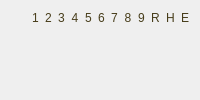
           <widget class="QFrame" name="verticalFrame_2">
            <property name="styleSheet">
             <string notr="true">font: 20pt &quot;Team-Captain&quot;;
border-color: rgb(0, 0, 0);
</string>
            </property>
            <layout class="QVBoxLayout" name="verticalLayout_2" stretch="1,2,2">
             <item>
              <layout class="QHBoxLayout" name="horizontalLayout_4" stretch="2,1,1,1,1,1,1,1,1,1,1,1,1">
               <item>
                <widget class="QLabel" name="blank">
                 <property name="styleSheet">
                  <string notr="true">font: 20pt &quot;Team-Captain&quot;;
border-style:inset;</string>
                 </property>
                 <property name="text">
                  <string/>
                 </property>
                 <property name="alignment">
                  <set>Qt::AlignCenter</set>
                 </property>
                </widget>
               </item>
               <item>
                <widget class="QLabel" name="st1">
                 <property name="styleSheet">
                  <string notr="true">font: 15pt &quot;Team-Captain&quot;;
color: rgb(71, 61, 26);
border-color: rgb(0, 0, 0);
border-style:inset;</string>
                 </property>
                 <property name="text">
                  <string>1</string>
                 </property>
                 <property name="alignment">
                  <set>Qt::AlignCenter</set>
                 </property>
                </widget>
               </item>
               <item>
                <widget class="QLabel" name="st2">
                 <property name="styleSheet">
                  <string notr="true">font: 15pt &quot;Team-Captain&quot;;
color: rgb(71, 61, 26);
border-color: rgb(0, 0, 0);
border-style:inset;</string>
                 </property>
                 <property name="text">
                  <string>2</string>
                 </property>
                 <property name="alignment">
                  <set>Qt::AlignCenter</set>
                 </property>
                </widget>
               </item>
               <item>
                <widget class="QLabel" name="st3">
                 <property name="styleSheet">
                  <string notr="true">font: 15pt &quot;Team-Captain&quot;;
color: rgb(71, 61, 26);
border-color: rgb(0, 0, 0);
border-style:inset;</string>
                 </property>
                 <property name="text">
                  <string>3</string>
                 </property>
                 <property name="alignment">
                  <set>Qt::AlignCenter</set>
                 </property>
                </widget>
               </item>
               <item>
                <widget class="QLabel" name="st4">
                 <property name="styleSheet">
                  <string notr="true">font: 15pt &quot;Team-Captain&quot;;
color: rgb(71, 61, 26);
border-color: rgb(0, 0, 0);
border-style:inset;</string>
                 </property>
                 <property name="text">
                  <string>4</string>
                 </property>
                 <property name="alignment">
                  <set>Qt::AlignCenter</set>
                 </property>
                </widget>
               </item>
               <item>
                <widget class="QLabel" name="st5">
                 <property name="styleSheet">
                  <string notr="true">font: 15pt &quot;Team-Captain&quot;;
color: rgb(71, 61, 26);
border-color: rgb(0, 0, 0);
border-style:inset;</string>
                 </property>
                 <property name="text">
                  <string>5</string>
                 </property>
                 <property name="alignment">
                  <set>Qt::AlignCenter</set>
                 </property>
                </widget>
               </item>
               <item>
                <widget class="QLabel" name="st6">
                 <property name="styleSheet">
                  <string notr="true">font: 15pt &quot;Team-Captain&quot;;
color: rgb(71, 61, 26);
border-color: rgb(0, 0, 0);
border-style:inset;</string>
                 </property>
                 <property name="text">
                  <string>6</string>
                 </property>
                 <property name="alignment">
                  <set>Qt::AlignCenter</set>
                 </property>
                </widget>
               </item>
               <item>
                <widget class="QLabel" name="st7">
                 <property name="styleSheet">
                  <string notr="true">font: 15pt &quot;Team-Captain&quot;;
color: rgb(71, 61, 26);
border-color: rgb(0, 0, 0);
border-style:inset;</string>
                 </property>
                 <property name="text">
                  <string>7</string>
                 </property>
                 <property name="alignment">
                  <set>Qt::AlignCenter</set>
                 </property>
                </widget>
               </item>
               <item>
                <widget class="QLabel" name="st8">
                 <property name="styleSheet">
                  <string notr="true">font: 15pt &quot;Team-Captain&quot;;
color: rgb(71, 61, 26);
border-color: rgb(0, 0, 0);
border-style:inset;</string>
                 </property>
                 <property name="text">
                  <string>8</string>
                 </property>
                 <property name="alignment">
                  <set>Qt::AlignCenter</set>
                 </property>
                </widget>
               </item>
               <item>
                <widget class="QLabel" name="st9">
                 <property name="styleSheet">
                  <string notr="true">font: 15pt &quot;Team-Captain&quot;;
color: rgb(71, 61, 26);
border-color: rgb(0, 0, 0);
border-style:inset;</string>
                 </property>
                 <property name="text">
                  <string>9</string>
                 </property>
                 <property name="alignment">
                  <set>Qt::AlignCenter</set>
                 </property>
                </widget>
               </item>
               <item>
                <widget class="QLabel" name="struns">
                 <property name="styleSheet">
                  <string notr="true">font: 15pt &quot;Team-Captain&quot;;
color: rgb(71, 61, 26);
border-color: rgb(0, 0, 0);
border-style:inset;</string>
                 </property>
                 <property name="text">
                  <string>R</string>
                 </property>
                 <property name="alignment">
                  <set>Qt::AlignCenter</set>
                 </property>
                </widget>
               </item>
               <item>
                <widget class="QLabel" name="sthits">
                 <property name="styleSheet">
                  <string notr="true">font: 15pt &quot;Team-Captain&quot;;
color: rgb(71, 61, 26);
border-color: rgb(0, 0, 0);
border-style:inset;</string>
                 </property>
                 <property name="text">
                  <string>H</string>
                 </property>
                 <property name="alignment">
                  <set>Qt::AlignCenter</set>
                 </property>
                </widget>
               </item>
               <item>
                <widget class="QLabel" name="sterrors">
                 <property name="styleSheet">
                  <string notr="true">font: 15pt &quot;Team-Captain&quot;;
color: rgb(71, 61, 26);
border-color: rgb(0, 0, 0);
border-style:inset;</string>
                 </property>
                 <property name="text">
                  <string>E</string>
                 </property>
                 <property name="alignment">
                  <set>Qt::AlignCenter</set>
                 </property>
                </widget>
               </item>
              </layout>
             </item>
             <item>
              <layout class="QHBoxLayout" name="horizontalLayout_5" stretch="2,1,1,1,1,1,1,1,1,1,1,1,1">
               <item>
                <widget class="QLabel" name="away_board">
                 <property name="styleSheet">
                  <string notr="true">font: 20pt &quot;Team-Captain&quot;;
color: rgb(71, 61, 26);
border-color: rgb(0, 0, 0);
border-style:inset;</string>
                 </property>
                 <property name="text">
                  <string/>
                 </property>
                 <property name="alignment">
                  <set>Qt::AlignCenter</set>
                 </property>
                </widget>
               </item>
               <item>
                <widget class="QLabel" name="away_1">
                 <property name="styleSheet">
                  <string notr="true">font: 15pt &quot;Team-Captain&quot;;
color: rgb(71, 61, 26);
border-color: rgb(0, 0, 0);
border-style:inset;</string>
                 </property>
                 <property name="text">
                  <string/>
                 </property>
                 <property name="alignment">
                  <set>Qt::AlignCenter</set>
                 </property>
                </widget>
               </item>
               <item>
                <widget class="QLabel" name="away_2">
                 <property name="styleSheet">
                  <string notr="true">font: 15pt &quot;Team-Captain&quot;;
color: rgb(71, 61, 26);
border-color: rgb(0, 0, 0);
border-style:inset;</string>
                 </property>
                 <property name="text">
                  <string/>
                 </property>
                 <property name="alignment">
                  <set>Qt::AlignCenter</set>
                 </property>
                </widget>
               </item>
               <item>
                <widget class="QLabel" name="away_3">
                 <property name="styleSheet">
                  <string notr="true">font: 15pt &quot;Team-Captain&quot;;
color: rgb(71, 61, 26);
border-color: rgb(0, 0, 0);
border-style:inset;</string>
                 </property>
                 <property name="text">
                  <string/>
                 </property>
                 <property name="alignment">
                  <set>Qt::AlignCenter</set>
                 </property>
                </widget>
               </item>
               <item>
                <widget class="QLabel" name="away_4">
                 <property name="styleSheet">
                  <string notr="true">font: 15pt &quot;Team-Captain&quot;;
color: rgb(71, 61, 26);
border-color: rgb(0, 0, 0);
border-style:inset;
</string>
                 </property>
                 <property name="text">
                  <string/>
                 </property>
                 <property name="alignment">
                  <set>Qt::AlignCenter</set>
                 </property>
                </widget>
               </item>
               <item>
                <widget class="QLabel" name="away_5">
                 <property name="styleSheet">
                  <string notr="true">font: 15pt &quot;Team-Captain&quot;;
color: rgb(71, 61, 26);
border-color: rgb(0, 0, 0);
border-style:inset;
</string>
                 </property>
                 <property name="text">
                  <string/>
                 </property>
                 <property name="alignment">
                  <set>Qt::AlignCenter</set>
                 </property>
                </widget>
               </item>
               <item>
                <widget class="QLabel" name="away_6">
                 <property name="styleSheet">
                  <string notr="true">font: 15pt &quot;Team-Captain&quot;;
color: rgb(71, 61, 26);
border-color: rgb(0, 0, 0);
border-style:inset;
</string>
                 </property>
                 <property name="text">
                  <string/>
                 </property>
                 <property name="alignment">
                  <set>Qt::AlignCenter</set>
                 </property>
                </widget>
               </item>
               <item>
                <widget class="QLabel" name="away_7">
                 <property name="styleSheet">
                  <string notr="true">font: 15pt &quot;Team-Captain&quot;;
color: rgb(71, 61, 26);
border-color: rgb(0, 0, 0);
border-style:inset;
</string>
                 </property>
                 <property name="text">
                  <string/>
                 </property>
                 <property name="alignment">
                  <set>Qt::AlignCenter</set>
                 </property>
                </widget>
               </item>
               <item>
                <widget class="QLabel" name="away_8">
                 <property name="styleSheet">
                  <string notr="true">font: 15pt &quot;Team-Captain&quot;;
color: rgb(71, 61, 26);
border-color: rgb(0, 0, 0);
border-style:inset;
</string>
                 </property>
                 <property name="text">
                  <string/>
                 </property>
                 <property name="alignment">
                  <set>Qt::AlignCenter</set>
                 </property>
                </widget>
               </item>
               <item>
                <widget class="QLabel" name="away_9">
                 <property name="styleSheet">
                  <string notr="true">font: 15pt &quot;Team-Captain&quot;;
color: rgb(71, 61, 26);
border-color: rgb(0, 0, 0);
border-style:inset;
</string>
                 </property>
                 <property name="text">
                  <string/>
                 </property>
                 <property name="alignment">
                  <set>Qt::AlignCenter</set>
                 </property>
                </widget>
               </item>
               <item>
                <widget class="QLabel" name="away_runs">
                 <property name="styleSheet">
                  <string notr="true">font: 15pt &quot;Team-Captain&quot;;
color: rgb(71, 61, 26);
border-color: rgb(0, 0, 0);
border-style:inset;
</string>
                 </property>
                 <property name="text">
                  <string/>
                 </property>
                 <property name="alignment">
                  <set>Qt::AlignCenter</set>
                 </property>
                </widget>
               </item>
               <item>
                <widget class="QLabel" name="away_hits">
                 <property name="styleSheet">
                  <string notr="true">font: 15pt &quot;Team-Captain&quot;;
color: rgb(71, 61, 26);
border-color: rgb(0, 0, 0);
border-style:inset;
</string>
                 </property>
                 <property name="text">
                  <string/>
                 </property>
                 <property name="alignment">
                  <set>Qt::AlignCenter</set>
                 </property>
                </widget>
               </item>
               <item>
                <widget class="QLabel" name="away_errors">
                 <property name="styleSheet">
                  <string notr="true">font: 15pt &quot;Team-Captain&quot;;
color: rgb(71, 61, 26);
border-color: rgb(0, 0, 0);
border-style:inset;
</string>
                 </property>
                 <property name="text">
                  <string/>
                 </property>
                 <property name="alignment">
                  <set>Qt::AlignCenter</set>
                 </property>
                </widget>
               </item>
              </layout>
             </item>
             <item>
              <layout class="QHBoxLayout" name="horizontalLayout_6" stretch="2,1,1,1,1,1,1,1,1,1,1,1,1">
               <item>
                <widget class="QLabel" name="home_board">
                 <property name="styleSheet">
                  <string notr="true">font: 20pt &quot;Team-Captain&quot;;
color: rgb(71, 61, 26);
border-color: rgb(0, 0, 0);
border-style:inset;</string>
                 </property>
                 <property name="text">
                  <string/>
                 </property>
                 <property name="alignment">
                  <set>Qt::AlignCenter</set>
                 </property>
                </widget>
               </item>
               <item>
                <widget class="QLabel" name="home_1">
                 <property name="styleSheet">
                  <string notr="true">font: 15pt &quot;Team-Captain&quot;;
color: rgb(71, 61, 26);
border-color: rgb(0, 0, 0);
border-style:inset;</string>
                 </property>
                 <property name="text">
                  <string/>
                 </property>
                 <property name="alignment">
                  <set>Qt::AlignCenter</set>
                 </property>
                </widget>
               </item>
               <item>
                <widget class="QLabel" name="home_2">
                 <property name="styleSheet">
                  <string notr="true">font: 15pt &quot;Team-Captain&quot;;
color: rgb(71, 61, 26);
border-color: rgb(0, 0, 0);
border-style:inset;</string>
                 </property>
                 <property name="text">
                  <string/>
                 </property>
                 <property name="alignment">
                  <set>Qt::AlignCenter</set>
                 </property>
                </widget>
               </item>
               <item>
                <widget class="QLabel" name="home_3">
                 <property name="styleSheet">
                  <string notr="true">font: 15pt &quot;Team-Captain&quot;;
color: rgb(71, 61, 26);
border-color: rgb(0, 0, 0);
border-style:inset;</string>
                 </property>
                 <property name="text">
                  <string/>
                 </property>
                 <property name="alignment">
                  <set>Qt::AlignCenter</set>
                 </property>
                </widget>
               </item>
               <item>
                <widget class="QLabel" name="home_4">
                 <property name="styleSheet">
                  <string notr="true">font: 15pt &quot;Team-Captain&quot;;
color: rgb(71, 61, 26);
border-color: rgb(0, 0, 0);
border-style:inset;
</string>
                 </property>
                 <property name="text">
                  <string/>
                 </property>
                 <property name="alignment">
                  <set>Qt::AlignCenter</set>
                 </property>
                </widget>
               </item>
               <item>
                <widget class="QLabel" name="home_5">
                 <property name="styleSheet">
                  <string notr="true">font: 15pt &quot;Team-Captain&quot;;
color: rgb(71, 61, 26);
border-color: rgb(0, 0, 0);
border-style:inset;
</string>
                 </property>
                 <property name="text">
                  <string/>
                 </property>
                 <property name="alignment">
                  <set>Qt::AlignCenter</set>
                 </property>
                </widget>
               </item>
               <item>
                <widget class="QLabel" name="home_6">
                 <property name="styleSheet">
                  <string notr="true">font: 15pt &quot;Team-Captain&quot;;
color: rgb(71, 61, 26);
border-color: rgb(0, 0, 0);
border-style:inset;
</string>
                 </property>
                 <property name="text">
                  <string/>
                 </property>
                 <property name="alignment">
                  <set>Qt::AlignCenter</set>
                 </property>
                </widget>
               </item>
               <item>
                <widget class="QLabel" name="home_7">
                 <property name="styleSheet">
                  <string notr="true">font: 15pt &quot;Team-Captain&quot;;
color: rgb(71, 61, 26);
border-color: rgb(0, 0, 0);
border-style:inset;
</string>
                 </property>
                 <property name="text">
                  <string/>
                 </property>
                 <property name="alignment">
                  <set>Qt::AlignCenter</set>
                 </property>
                </widget>
               </item>
               <item>
                <widget class="QLabel" name="home_8">
                 <property name="styleSheet">
                  <string notr="true">font: 15pt &quot;Team-Captain&quot;;
color: rgb(71, 61, 26);
border-color: rgb(0, 0, 0);
border-style:inset;
</string>
                 </property>
                 <property name="text">
                  <string/>
                 </property>
                 <property name="alignment">
                  <set>Qt::AlignCenter</set>
                 </property>
                </widget>
               </item>
               <item>
                <widget class="QLabel" name="home_9">
                 <property name="styleSheet">
                  <string notr="true">font: 15pt &quot;Team-Captain&quot;;
color: rgb(71, 61, 26);
border-color: rgb(0, 0, 0);
border-style:inset;
</string>
                 </property>
                 <property name="text">
                  <string/>
                 </property>
                 <property name="alignment">
                  <set>Qt::AlignCenter</set>
                 </property>
                </widget>
               </item>
               <item>
                <widget class="QLabel" name="home_runs">
                 <property name="styleSheet">
                  <string notr="true">font: 15pt &quot;Team-Captain&quot;;
color: rgb(71, 61, 26);
border-color: rgb(0, 0, 0);
border-style:inset;
</string>
                 </property>
                 <property name="text">
                  <string/>
                 </property>
                 <property name="alignment">
                  <set>Qt::AlignCenter</set>
                 </property>
                </widget>
               </item>
               <item>
                <widget class="QLabel" name="home_hits">
                 <property name="styleSheet">
                  <string notr="true">font: 15pt &quot;Team-Captain&quot;;
color: rgb(71, 61, 26);
border-color: rgb(0, 0, 0);
border-style:inset;
</string>
                 </property>
                 <property name="text">
                  <string/>
                 </property>
                 <property name="alignment">
                  <set>Qt::AlignCenter</set>
                 </property>
                </widget>
               </item>
               <item>
                <widget class="QLabel" name="home_errors">
                 <property name="styleSheet">
                  <string notr="true">font: 15pt &quot;Team-Captain&quot;;
color: rgb(71, 61, 26);
border-color: rgb(0, 0, 0);
border-style:inset;
</string>
                 </property>
                 <property name="text">
                  <string/>
                 </property>
                 <property name="alignment">
                  <set>Qt::AlignCenter</set>
                 </property>
                </widget>
               </item>
              </layout>
             </item>
            </layout>
           </widget>
